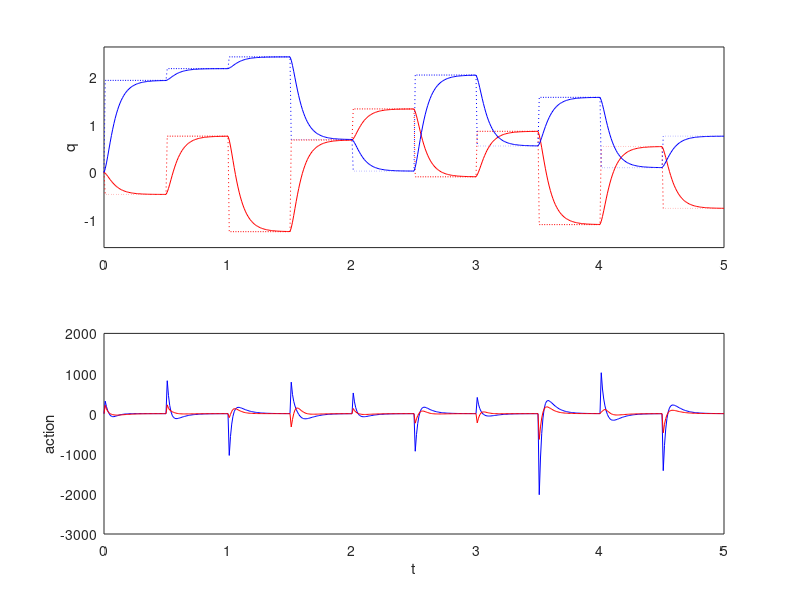

Here is the MATLAB script that generated this plot:
clear variables;
clc; %clear the command screen
clf; %clear the figures

% Set simulation parameters & initialize system
dur = 5;  % duration of simulated process in s
Dt = 0.01;  % time step for simulation
t = 0;  % initial time
wait = ceil(0.5 / Dt); %interval betw target jumps, measured in time steps
n_q = 2; %number of dimensions of q
q_min = [-1.5; 0]; %the interval for min arm angles
q_max = [1.5; 2.5]; %the interval for max arm angles
q = [0;0]; %inital arm positions
q_est = q; % the agent's estimate of q, initially it has the correct estimate
q_star = [0;0]; %initial target position
q_vel = [0;0]; %initial arm velocity
q_vel_est = q_vel; % the agent's estimate of velocity, initially it has the correct estimate
q_acc = [0;0]; %initial arm acceleration
psi = [2.06 0.65 0.56]; % the psi vector, stored as a horizontal vector
psi_est = [1 1 1].* psi; % the agent's estimate of psi
M = [(psi(1)+2*psi(2)*cos(q(2,1))) (psi(3)+psi(2)*cos(q(2,1))); (psi(3)+psi(2)*cos(q(2,1))) psi(3)];
M_est = [(psi_est(1)+2*psi_est(2)*cos(q_est(2,1))) (psi_est(3)+psi_est(2)*cos(q_est(2,1))); (psi_est(3)+psi_est(2)*cos(q_est(2,1))) psi_est(3)];
GAMMA = psi(2)*sin(q(2,1))*[- q_vel(2,1) -(q_vel(2,1)+q_vel(1,1)); q_vel(1,1) 0];   
GAMMA_est = psi_est(2)*sin(q_est(2,1))*[- q_vel_est(2,1) -(q_vel_est(2,1)+q_vel_est(1,1)); q_vel_est(1,1) 0];   
step = 0;  % # time steps since simulation began
a = [0; 0]; %the initial action is zero

DATA = zeros(11, 1 + floor(dur/Dt));  % allocate at least enough memory
i_gp = 1;  % index of graph pts
DATA(:, i_gp) = [t; q_star; q; q_vel; q_acc; a];  % record data for plotting

for t = Dt:Dt:dur
    
  % Set target
  step = step + 1;
  if mod(step, wait) == 1
    q_star = q_min + (q_max - q_min).*rand(n_q, 1); %reset target
    q_est = q; %reset estimate to correct position
    q_vel_est = q_vel; %reset estimate to correct velocity
  end
  
%Update the M and Gamma matricies based on state positions   
M = [(psi(1)+2*psi(2)*cos(q(2,1))) (psi(3)+psi(2)*cos(q(2,1))); (psi(3)+psi(2)*cos(q(2,1))) psi(3)];
M_est = [(psi_est(1)+2*psi_est(2)*cos(q_est(2,1))) (psi_est(3)+psi_est(2)*cos(q_est(2,1))); (psi_est(3)+psi_est(2)*cos(q_est(2,1))) psi_est(3)];
GAMMA = psi(2)*sin(q(2,1))*[- q_vel(2,1) -(q_vel(2,1)+q_vel(1,1)); q_vel(1,1) 0];   
GAMMA_est = psi_est(2)*sin(q_est(2,1))*[- q_vel_est(2,1) -(q_vel_est(2,1)+q_vel_est(1,1)); q_vel_est(1,1) 0];   

  % Compute command
  h = - 40 *q_vel_est - 400 * (q_est - q_star); %my desired linear dynamics, based off the hurwitz polynomial
  a = M_est*h + GAMMA_est*q_vel_est;
  %a = min(4000, a) %optional caping of a below 4000, it doesn't usually
  %spike that high but just in case we can use this
  q_acc = inv(M)*(a - GAMMA*q_vel); %real state dynamics govern what our real acceleration will be 
  q_acc_est = inv(M_est)*(a - GAMMA_est*q_vel_est); %what the agent think's it's acceleration is, and it uses this to update it's position/velocity
  q_vel_est = q_vel_est + Dt * q_acc_est;
  q_est = q_est + Dt * q_vel_est;
  
  % Update arm position
  q_vel = q_vel + Dt*q_acc;   % Euler integration
  q = q + Dt*q_vel;  % Euler integration
  
  %make sure the arm coordinates are withing physiological norms
  q_bounded = max(q_min, min(q_max, q));
  q_vel = (q == q_bounded).*q_vel;
  q = q_bounded;
    
  % Record data for plotting
  i_gp = i_gp + 1;
  DATA(:, i_gp) = [t; q_star; q; q_vel; q_acc; a];

end  % for t
DATA = DATA(:, 1:i_gp);



% Plot
figure(1);
set(gcf, 'Name', 'Arm_positions and action graphs', 'NumberTitle', 'off');
subplot(2, 1, 1);
plot(DATA(1, :), DATA(2, :), 'r:');
hold on;
%grid on;
plot(DATA(1, :), DATA(3, :), 'b:');
plot(DATA(1, :), DATA(4, :), 'r');
plot(DATA(1, :), DATA(5, :), 'b');
ylim(1.05*[min(q_min), max(q_max)]);
ylabel('q');
set(gca, 'TickLength', [0, 0]);
subplot(2, 1, 2);
plot(DATA(1, :), DATA(10, :), 'b');
hold on;
plot(DATA(1, :), DATA(11, :), 'r');
hold on;
% line([0, dur], [a_max, a_max], 'Color', 'k', 'LineStyle', '--');
% line([0, dur], [-a_max, -a_max], 'Color', 'k', 'LineStyle', '--');
% ylim([-1.1*a_max, 1.1*a_max]);
ylabel('action');
xlabel('t');
set(gca, 'TickLength', [0, 0]);